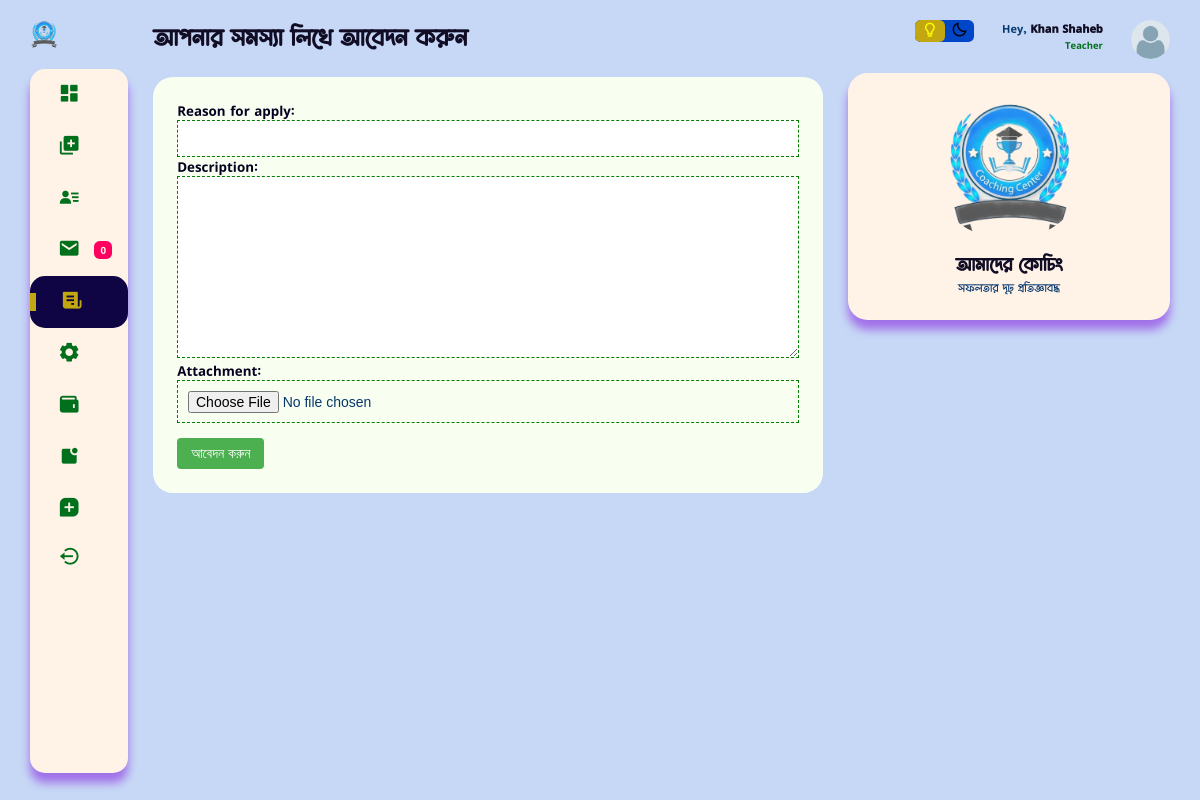
The page /teacher_dashboard/apply_leave (signed in) on the database its author committed.
### users/models.py (models this page shows, shortened)
class CommonBaseModel(models.Model):
    uid = models.UUIDField(primary_key=True, default= uuid.uuid4)
    created_at = models.DateTimeField(auto_now_add=True)
    updated_at = models.DateTimeField(auto_now=True)
    class Meta:
        abstract = True

class ApplyForLeave(CommonBaseModel):
    teacher = models.ForeignKey(Teacher, on_delete=models.CASCADE)
    reason_for_apply = models.CharField( max_length=250)
    description = models.TextField()
    attachment = models.FileField( upload_to="tacher_reasons")

class CustomUser(AbstractUser):
    username = None
    email = models.EmailField("email_address", unique=True, max_length=354)
    phone_number = models.CharField(max_length=15, blank=True, null=True)
    ROLE_CHOICES = [
        ('student', 'Student'),
        ('teacher', 'Teacher'),
        ('guardian', 'Guardian'),
    ]
    role = models.CharField(max_length=10, choices=ROLE_CHOICES)
    USERNAME_FIELD = "email"
    REQUIRED_FIELDS = ['phone_number']
    objects = CustomManager()
    class Meta:
        verbose_name_plural = "ইউজার অ্যাকাউন্ট *VIP* "

class Teacher(models.Model):
    user = models.OneToOneField(CustomUser, on_delete=models.CASCADE)
    basic_step_of_reg = models.BooleanField(default=False)
    t_name = models.CharField(max_length=100)
    profile_pic = models.ImageField(upload_to="teacher", default='teacher.png')
    teacher_background = models.CharField(max_length=20, choices=background_of_teacher)
    t_present_adress = models.CharField( max_length=150, null=True, blank=True)
    t_permnt_adress = models.CharField( max_length=150, null=True, blank=True)
    t_extra_phone = models.CharField( max_length=50, null=True, blank=True)
    t_approval = models.BooleanField(default=False)
    created_at = models.DateTimeField(auto_now_add=True)
    updated_at = models.DateTimeField(auto_now=True)
    class Meta:
        verbose_name_plural = "ইউজার( শিক্ষক-শিক্ষিকা )"

### home/views.py (the view, shortened to what this page needs)
# urls.py: path('teacher_dashboard/<str:page>', teacher_dashb, name="teacher_dashb"),
@login_required(login_url='userlogin')
def teacher_dashb(request, page=None):
    if request.user.role == 'teacher':
        if page == 'add_mark':
            shift = Shift.objects.all()
            return render(request, 'teacher/add_mark.html', {'data':shift})
        elif page == 'msg':
            all_msg = MessageForTeacher.objects.filter(message_for = request.user.teacher).order_by('upload_at', '-visited')
            context = {
                'all_message':all_msg,
            }
            return render(request, 'teacher/msg.html', context)
        elif page == 'apply_leave':
            if request.method == "POST":
                form = ApplyLeaveForm(request.POST, request.FILES)
                try:
                    if form.is_valid():
                        form.save(commit=False)
                        form.instance.teacher = request.user.teacher
                        form.save()
                        messages.success(request, "Congrats! Your application has been submitted to the admin.")
                        return redirect('teacher_dashb', page='home')
                except Exception as e:
                    return render(request, 'teacher/error.html', {'error_message': e})
            else:
                form = ApplyLeaveForm()
            context = {
                'form' : form,
            }
            return render(request, 'teacher/apply_leave.html', context)
        elif page == 'all_setting':
            return redirect('edit_profile')
        elif page == 'wallet':
            return render(request, 'teacher/wallet.html')
        elif page == 'routine':
            routine = MakeBatch.objects.filter(teacher = request.user.teacher)
            return render(request, 'teacher/routine.html', {'routine':routine})
        elif page == 'your_subject':
            sub = MakeBatch.objects.filter(teacher = request.user.teacher)
            return render(request, 'teacher/your_subject.html', {'subs':sub})
    else:
        return render(request, 'main/404.html')

### home/forms.py
class ApplyLeaveForm(forms.ModelForm):
    attachment = forms.FileField(
        widget=forms.FileInput(attrs={'required': False})
    )
    class Meta:
        model = ApplyForLeave
        fields = ['reason_for_apply', 'description', 'attachment']
    def __init__(self, *args, **kwargs):
        super(ApplyLeaveForm, self).__init__(*args, **kwargs)
        for field_name in self.fields:
            self.fields[field_name].widget.attrs['class'] = 'input-field'

### home/public.py (called while the page is built)
def common_data(request):
    try:
        if request.user.role == "student":
            try:
                unviewed_msg_std = MessageForStudent.objects.filter(message_for = request.user.student, visited = False).count()
            except:
                unviewed_msg_std = 0
            context = {
                'unviewed_msg_std' : unviewed_msg_std,
            }
        elif request.user.role == "teacher":
            try:
                unviewed_msg = MessageForTeacher.objects.filter(message_for = request.user.teacher, visited = False).count()
            except:
                unviewed_msg = 0
            context = {
                'unviewed_msg' : unviewed_msg,
            }
        else:
            context={}
    except:
        context = {}
    return context

### templates/teacher/apply_leave.html (shortened to what this page needs)
{% extends 'teacher/base.html' %}
{% load static %}
{% block content %}
<h1>আপনার সমস্যা লিখে আবেদন করুন</h1>
<div class="bottom-data">
    <div class="orders">
        <form action="" method="POST" enctype="multipart/form-data">
            {% for field in form.visible_fields %}
                {{ field.label_tag }}
                {{ field }}
            {% endfor %}
            <button class="edit-button" type="submit">আবেদন করুন</button>
        </form>
    </div>
</div>
{% endblock content %}

### templates/teacher/base.html (shortened to what this page needs)
<!DOCTYPE html>
{% load static %}
<html lang="en">
<head>
    <link href='https://unpkg.com/boxicons@2.1.4/css/boxicons.min.css' rel='stylesheet'>
    <link rel="stylesheet" href="{% static "css/tdash.css" %}">
</head>
<body>
    <div class="container">
        <aside>
            <div class="toggle">
                <div class="logo">
                    <img src="{% static "image/coaching.png" %}">
                </div>
            </div>
            <div class="sidebar">
               {% url 'teacher_dashb' page='home' as home %}
               {% url 'teacher_dashb' page='add_mark' as add_mark %}
               {% url 'teacher_dashb' page='msg' as msg %}
               {% url 'teacher_dashb' page='apply_leave' as apply_leave %}
               {% url 'teacher_dashb' page='all_setting' as all_setting %}
               {% url 'teacher_dashb' page='hw' as hw %}
               {% url 'teacher_dashb' page='your_student' as your_student %}
               {% url 'teacher_dashb' page='wallet' as wallet %}
               {% url 'teacher_dashb' page='notice' as notice %}
               <a {% if request.path == home %}class="active"{% endif %} href="{% url 'teacher_dashb' page='home' %}">
                  <span >
                    <i class='bx bxs-dashboard' ></i>
                  </span>
              </a>
               <a {% if request.path == add_mark %}class="active"{% endif %} href="{% url 'teacher_dashb' page='add_mark' %}">
                   <span >
                    <i class='bx bxs-add-to-queue'></i>
                   </span>
               </a>
               <a {% if request.path == your_student %}class="active"{% endif %} href="{% url "teacher_dashb" page='your_student' %}">
                    <span >
                        <i class='bx bxs-user-detail'></i>
                    </span>
                </a>
               <a {% if request.path == msg %}class="active"{% endif %} href="{% url 'teacher_dashb' page='msg' %}">
                   <span >
                    {% if unviewed_msg == 0 %}
                    <i class='bx bxs-envelope' ></i>
                    {% else %}
                    <i class='bx bxs-envelope bx-tada' ></i>
                    {% endif %}
                   </span>
                   <span class="message-count">{{unviewed_msg}}</span>
               </a>
               <a {% if request.path == apply_leave %}class="active"{% endif %} href="{% url 'teacher_dashb' page='apply_leave' %}">
                   <span >
                    <i class='bx bxs-receipt'></i>
                   </span>
               </a>
               <a {% if request.path == all_setting %}class="active"{% endif %} href="{% url 'teacher_dashb' page='all_setting' %}">
                   <span >
                       <i class='bx bxs-cog bx-spin'  ></i>
                   </span>
               </a>
               <a {% if request.path == wallet %}class="active"{% endif %} href="{% url 'teacher_dashb' page='wallet' %}">
                <span >
                    <i class='bx bxs-wallet'  ></i>
                </span>
               </a>
               <a {% if request.path == notice %}class="active"{% endif %} href="{% url 'teacher_dashb' page='notice' %}">
                   <span >
                    <i class='bx bxs-notification'></i>
                   </span>
               </a>
               <a {% if request.path == hw %}class="active"{% endif %} href="{% url 'teacher_dashb' page='hw' %}">
                   <span >
                    <i class='bx bxs-message-square-add'></i>
                   </span>
               </a>
               <a href="{% url "logout" %}">
                   <span >
                    <i class='bx bx-log-out-circle'  ></i>
                   </span>
               </a>
           </div>
        </aside>
        <main>
            {% block content %}{% endblock content %}
        </main>
        <div class="right-section">
            <div class="nav">
                <div class="dark-mode">
                    <span class="material-icons-sharp active">
                        <i class='bx bx-bulb' style='color:yellow' ></i>
                    </span>
                    <span >
                        <i class='bx bx-moon' style='color:black' ></i>
                    </span>
                </div>
                <div class="profile">
                    <div class="info">
                        <p>Hey, <b>{{request.user.teacher.t_name}}</b></p>
                        <small class="text-muted">Teacher</small>
                    </div>
                    <div class="profile-photo">
                        <img src="{{request.user.teacher.profile_pic.url}}">
                    </div>
                </div>
            </div>
            <div class="user-profile">
                <div class="logo">
                    <img src="{% static "image/coaching.png" %}">
                    <h2>আমাদের কোচিং</h2>
                    <p>সফলতার দৃঢ় প্রতিজ্ঞাবদ্ধ</p>
                </div>
            </div>
        </div>
    </div>
</body>
</html>

### rows shown on the page
CustomUser: user.teacher.t_name "Khan Shaheb", user.teacher.profile_pic (picture)

### other values the page prints
{{ unviewed_msg }} "0"
{{ field.label_tag }} "Reason for apply:" "Description:" "Attachment:"
